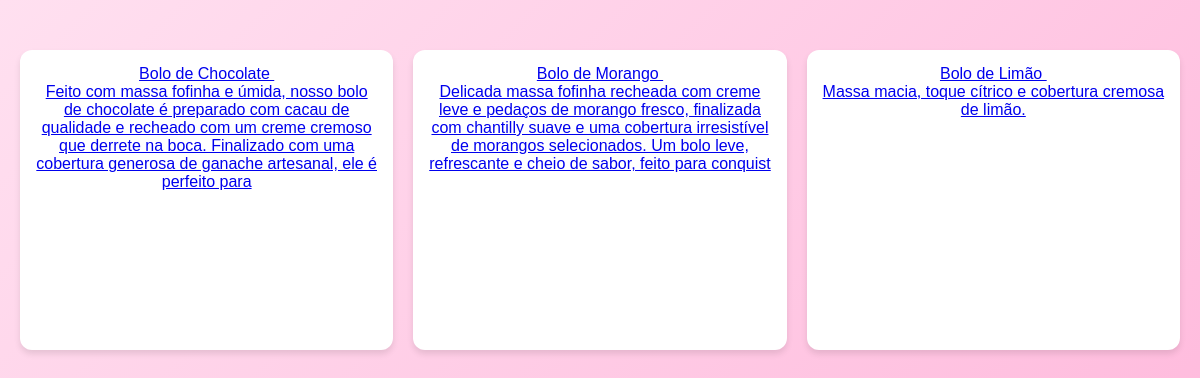
/categoria.php?id=1, run on the app's committed database.
### tables this page shows
CREATE TABLE `produtos` (
  `produtoID` int(30) NOT NULL,
  `nome` varchar(225) NOT NULL,
  `descricao` varchar(225) NOT NULL,
  `url` varchar(225) NOT NULL,
  `categoriaID` int(11) NOT NULL
);

### categoria.php (the view, shortened to what this page needs)
<?php
include_once 'conexaodb.php';
?>
<!DOCTYPE html>
<html lang="pt-BR">
<head>
<link rel="stylesheet" href="style2.css">
</head>
<body>
<div class="grid">
<?php
        $sql = 'SELECT * FROM produtos WHERE categoriaID = '.$_GET['id'];
        $retorno = mysqli_query($conexaodb, $sql);
        while($linha = mysqli_fetch_assoc($retorno) ){
          echo '<div class="card">
            <a href="index3.php?id='.$linha['produtoID'].'">
              <div class="box-categoria">
              <span class="nome-categoria">
                '.$linha['nome'].'
              </span>
                <img src="'.$linha['url'].'" alt="" class="img-categoria">
                <p class= "descricaoMain">'.$linha['descricao'].'</p  >
              </div>
            </a></div>';
        }
      ?>
</body>
</html>

### style2.css (style rules this page uses)
* { margin: 0; padding: 0; box-sizing: border-box; }
body { font-family: 'Arial', sans-serif; background: linear-gradient(135deg, #ffe0f0 0%, #ffb3d9 100%); color: #333; min-height: 100vh; }

### categoria.php (style rules this page uses)
body { font-family: Arial, sans-serif; background-color: #f0f0f0; margin: 0; padding: 20px; }
.grid { display: grid; grid-template-columns: repeat(3, 1fr); gap: 20px; margin-top: 30px; }
.card { background: #fff; padding: 15px; border-radius: 12px; box-shadow: 0 4px 6px rgba(0,0,0,0.1); text-align: center; transition: transform 0.2s; height: 300px; }

### data on the page
produtos: nome "Bolo de Chocolate", descricao "Feito com massa fofinha e úmida, nosso bolo de chocolate é preparado com cacau de qualidade e recheado com um creme cremoso que derrete na boca. Finalizado com uma cobertura generosa de ganache artesanal, ele é perfeito para"
produtos: nome "Bolo de Morango", descricao "Delicada massa fofinha recheada com creme leve e pedaços de morango fresco, finalizada com chantilly suave e uma cobertura irresistível de morangos selecionados. Um bolo leve, refrescante e cheio de sabor, feito para conquist"
produtos: nome "Bolo de Limão", descricao "Massa macia, toque cítrico e cobertura cremosa de limão."
